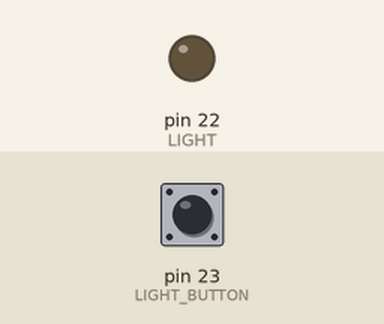
This sketch was run on a simulated Arduino Mega 2560, built with avr-gcc and run on an emulated ATmega2560. Parts: output pins drawn as LEDs (lit = HIGH). The inputs (shaded band) are chosen by the test bench; at power-on: pin 23 (LIGHT_BUTTON) LOW.

Above: at 1.2 s.
1.3 s: pin 23 (LIGHT_BUTTON) pulled HIGH for 0.15 s
At 1.37 s:
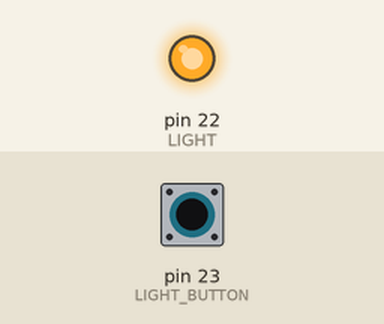
2.9 s: pin 23 (LIGHT_BUTTON) pulled HIGH for 3.2 s
At 6.5 s:
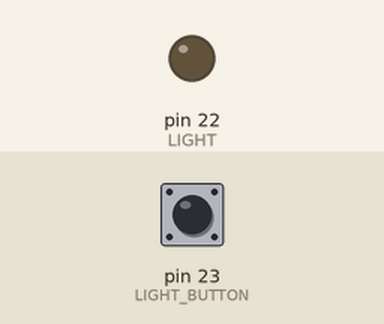
Timing chart, 0 to 8.0 s (numbered marks = the images above; inputs shaded):
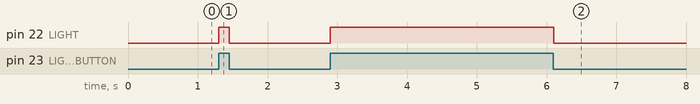

The sketch:

ch1_easyLightToggles.ino
```cpp
/*
 * Day 0 - AI Apocalypse by inventr.io
 * Learn more at https://inventr.io/PLACEHOLDER
 *
 * A momentary on button, also known as a momentary push button or momentary switch, is
 * a type of switch that closes the electrical connection only when it's being pressed.
 * When you release the button, the connection opens again.
 *
 * Button state is read on a digital input pin.  However, when the button is not pressed
 * the input pin has NO connection to either +5V or Ground.  If you read a digital input pin
 * with no connection the pin will randomly read HIGH or LOW.  This is called a floating
 * pin.
 *
 * If we connect our input pin to ground through a pull-down resistor then the pin will
 * read LOW when not pressed, and HIGH when pressed.
 *
 * The HERO XL does NOT have a built-in pull-down resistor, so we will use an external
 * 10K resistor as our pull-down resistor.
 *
 * Alex Eschenauer
 * David Schmidt
 */

/*
 * Arduino language concepts introduced in this lesson.
 *
 *  - pull-down resistors
 *  - if-else statements
 */
#include "Arduino.h"

/* Choosing what pin to use.
 * This project only needs digital pins.  So, on the Hero XL we *could* use any digital or analog pin
 * (D0-D53, A0-A15).  However, some pins support specialized functions and in later lessons we will be
 * using multiple parts, some of which will use some of those special functions.  So, let's start out
 * on the right foot by trying to use the most basic pin we can for each of our parts.
 *
 * Skip: A0-A15 (save for Analog),
 *       D0/D1 (used by USB and Serial)
 *       D14-D19 (used by Serial 1-3)
 *       D2/D3, D18-D21 (used for external interrupts)
 *       D13 (this pin controls the build in LED on the HERO XL board (LED_BUILTIN)),
 *       D2-D13, D44-D46 (used for Pulse Width Modulation (PWM))
 *       D50 (MISO), D51 (MOSI), D52 (SCK), D53 (SS).  (used for SPI communication)
 *       D20 (SDA), D21 (SCL).  (used for I2C communication using the Wire library)
 * Recommended for fewest conflicts:
 *    D22-D49
 */
const uint8_t LIGHT = 22;         // LED on pin 22
const uint8_t LIGHT_BUTTON = 23;  // Button (light switch) on pin 23

void setup() {
  pinMode(LIGHT, OUTPUT);        // LED representing our light (output)
  pinMode(LIGHT_BUTTON, INPUT);  // Button controlling light
}

void loop() {

  if (digitalRead(LIGHT_BUTTON) == HIGH) {
    digitalWrite(LIGHT, HIGH);
  } else {
    digitalWrite(LIGHT, LOW);
  }
  delay(50);
}
```

Measured:
- after the input at 1.3 s, pin 22 (LIGHT): LOW → HIGH at once, → LOW 0.15 s later
- after the input at 2.9 s, pin 22 (LIGHT): LOW → HIGH at once, → LOW 3.2 s later
